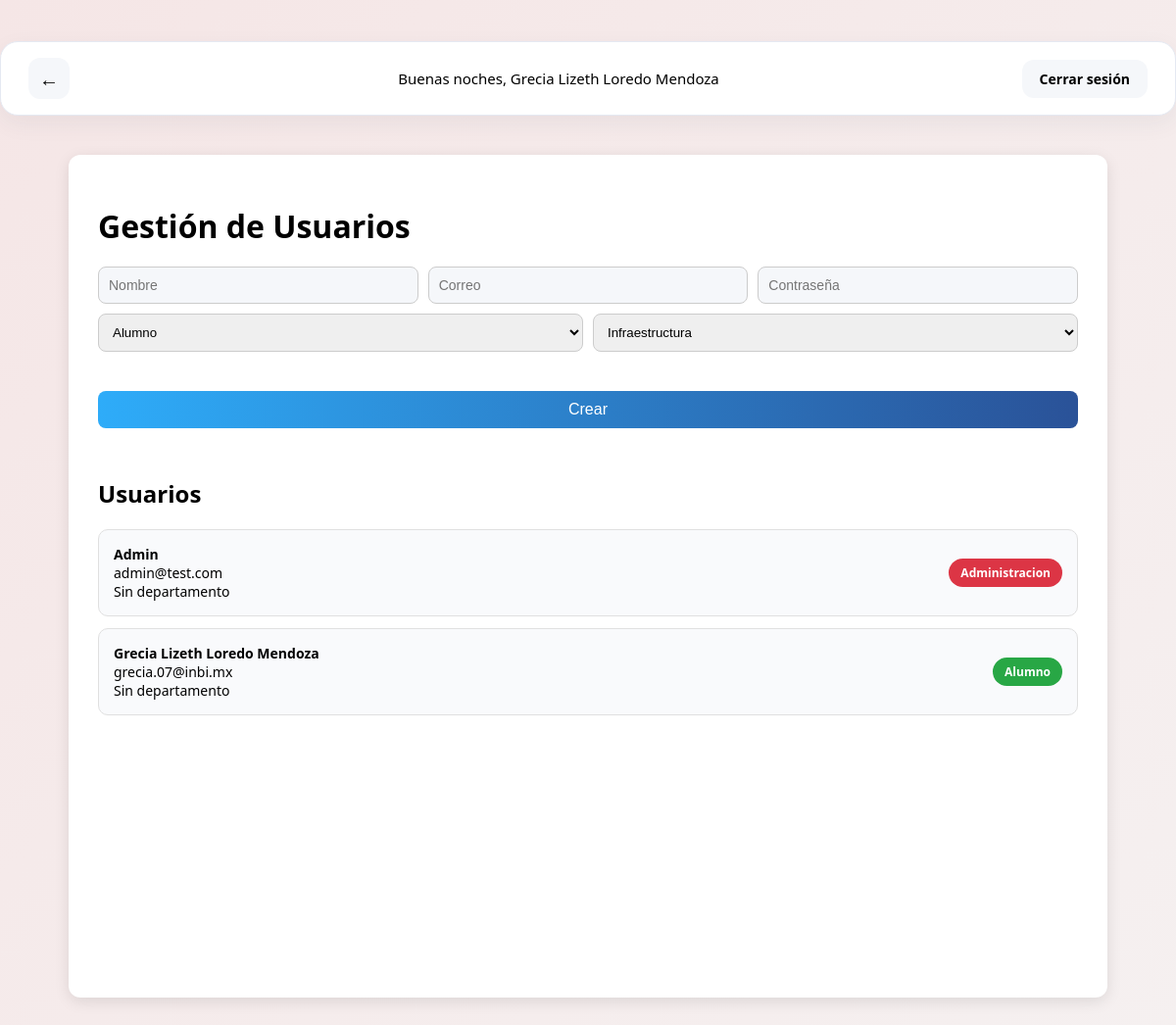
The page /gestion_usuarios (signed in) on the database as committed earlier.
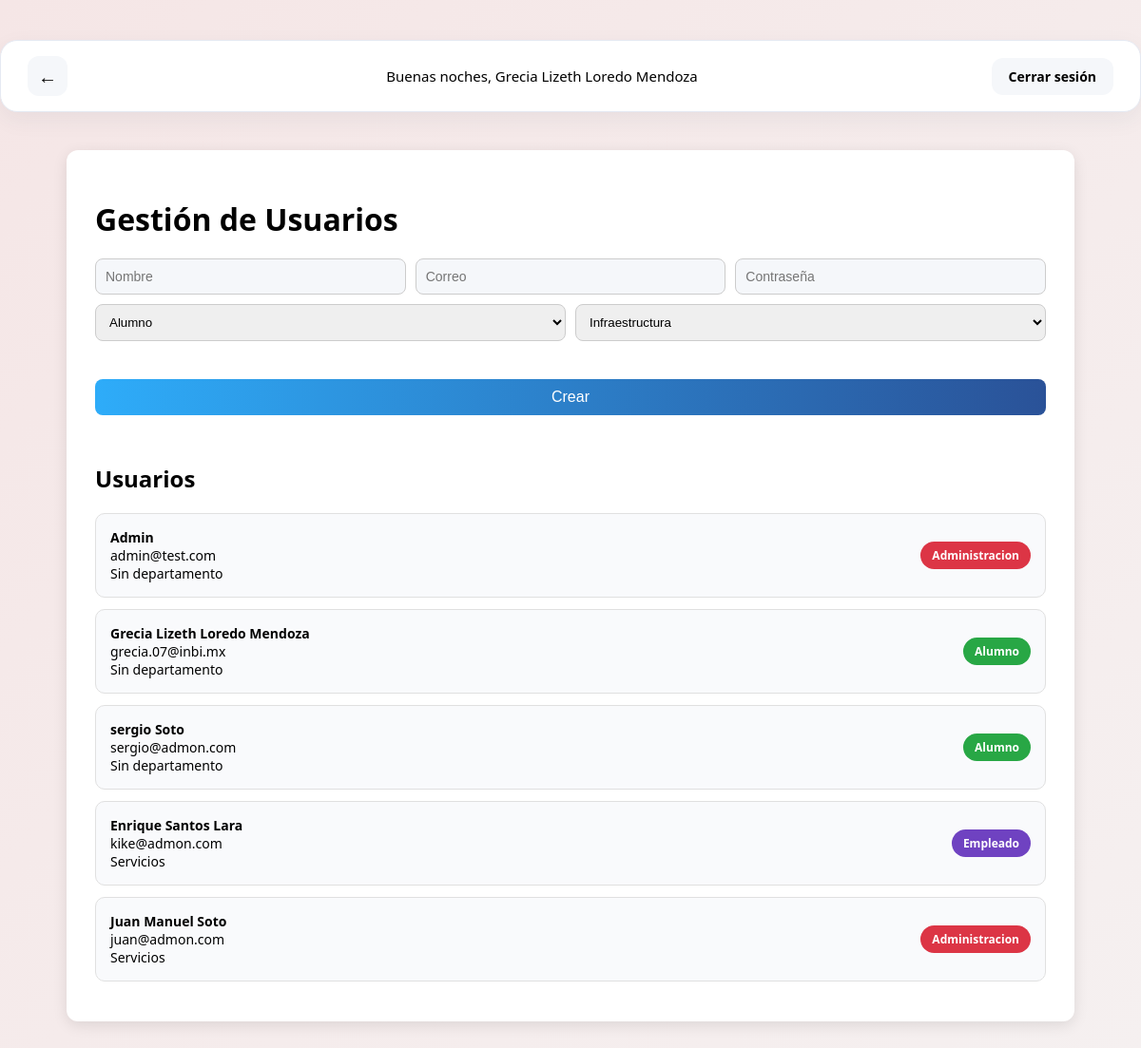
The same page on the database as committed later.
### tables this page shows
CREATE TABLE usuario (
        id_usuario INTEGER PRIMARY KEY AUTOINCREMENT,
        nombre TEXT NOT NULL,
        correo TEXT UNIQUE NOT NULL,
        contraseña TEXT NOT NULL,
        id_rol INTEGER, id_departamento INTEGER,
        FOREIGN KEY (id_rol) REFERENCES rol(id_rol)
    );

CREATE TABLE rol (
        id_rol INTEGER PRIMARY KEY AUTOINCREMENT,
        nombre_rol TEXT NOT NULL
    );

CREATE TABLE departamento (
        id_departamento INTEGER PRIMARY KEY AUTOINCREMENT,
        nombre_departamento TEXT NOT NULL
    );

### app.py (the view, shortened to what this page needs)
@app.route('/gestion_usuarios', methods=['GET', 'POST'])
def gestion_usuarios():
    if 'user_id' not in session:
        return redirect(url_for('login_page'))
    db = Database(db_path)
    usuarios = db.obtener_usuarios()
    departamentos = db.obtener_departamentos()
    return render_template('gestion_usuarios.html',
                           usuarios=usuarios,
                           departamentos=departamentos)

### api_01.py (called while the page is built)
    def connect(self):
        try:
            self.conn = sqlite3.connect(self.db_file)
        except Error as e:
            print(f"Error al conectar a la base de datos: {e}")

    def disconnect(self):
        if self.conn:
            self.conn.close()

    def obtener_departamentos(self):
        self.connect()
        cursor = self.conn.cursor()
        cursor.execute("SELECT id_departamento, nombre_departamento FROM departamento")
        departamentos = cursor.fetchall()
        self.disconnect()
        return departamentos

    def obtener_usuarios(self):
        self.connect()
        cursor = self.conn.cursor()
        cursor.execute("""
            SELECT u.id_usuario, u.nombre, u.correo, r.nombre_rol, d.nombre_departamento
            FROM usuario u
            LEFT JOIN rol r ON u.id_rol = r.id_rol
            LEFT JOIN departamento d ON u.id_departamento = d.id_departamento
        """)
        usuarios = cursor.fetchall()
        self.disconnect()
        return usuarios

### templates/gestion_usuarios.html (shortened to what this page needs)
{% set show_back = True %}
{% extends "index.html" %}
{% block content %}
<link rel="stylesheet" href="{{ url_for('static', filename='gestion_usuarios.css') }}">
<div class="container">
    <h1>Gestión de Usuarios</h1>
    <div class="form-container">
        <form method="POST">
            <div class="form-row">
                <input type="text" name="nombre" placeholder="Nombre" required>
                <input type="email" name="correo" placeholder="Correo" required>
                <input type="password" name="contrasena" placeholder="Contraseña" required>
                <select name="id_rol">
                    <option value="1">Alumno</option>
                </select>
                <select name="id_departamento">
                    {% for d in departamentos %}
                        <option value="{{ d[0] }}">{{ d[1] }}</option>
                    {% endfor %}
                </select>
                <button class="btn">Crear</button>
            </div>
        </form>
    </div>
    <div class="user-list">
        <h2>Usuarios</h2>
        {% for u in usuarios %}
        <div class="user-card">
            <div class="user-info">
                <strong>{{ u[1] }}</strong><br>
                {{ u[2] }}<br>
                {{ u[4] if u[4] else "Sin departamento" }}
            </div>
            <span class="badge
                {% if u[3] == 'Administracion' %}admin
                {% elif u[3] == 'Alumno' %}alumno
                {% elif u[3] == 'Docente' %}docente
                {% else %}empleado
                {% endif %}
            ">
                {{ u[3] }}
            </span>
        </div>
        {% endfor %}
    </div>
</div>
{% endblock %}

Rows that differ between the two databases and show on the page:
added usuario: nombre "sergio Soto", correo "sergio@admon.com", u "Sin departamento", nombre_rol "Alumno"
added usuario: nombre "Enrique Santos Lara", correo "kike@admon.com", nombre_departamento "Servicios", nombre_rol "Empleado"
added usuario: nombre "Juan Manuel Soto", correo "juan@admon.com", nombre_departamento "Servicios", nombre_rol "Administracion"
